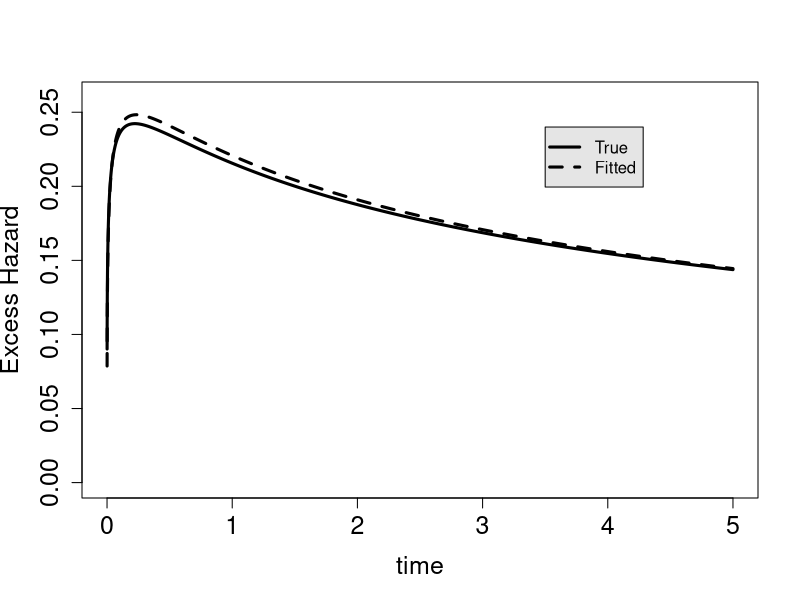
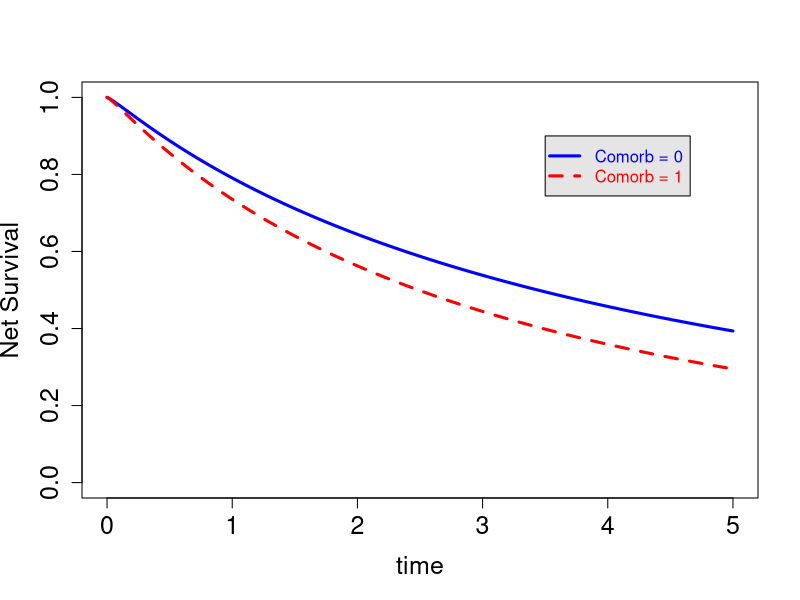

The R source for these figures, in order:
###########################################################################################################################
# R code associated to the paper 
# "On a general structure for hazard-based regression models: an application to population-based cancer research"
# See also: http://rpubs.com/FJRubio/GHPH
#           http://rpubs.com/FJRubio/GHGH
#           http://rpubs.com/FJRubio/EWD
###########################################################################################################################


rm(list=ls())
# library to compile the functions
library(compiler)
enableJIT(3)

library(knitr)

# True values of the parameters
ae <- 1.75; be <- 0.5; ce <- 2.5; beta <- c(0.035,0.2,0.3); rate0 <- 0; betaH = c(0,0,0)
true.par <- c(ae,be,ce,betaH,beta)
true.parc <- c(ae,be,ce,beta)

# read the data (available at: https://sites.google.com/site/fjavierrubio67/dataPH.txt)
mydata <- read.table("dataPH.txt")
colnames(mydata)

# create the variables for the models
x <- as.matrix(mydata[,1:3]) # covariates
sim <- mydata[,4] # survival time
ind.cens <- mydata[,5] # vital status
hp.as <- mydata[,6] # Population (expected) mortality hazard

# Summary of the data
summary(sim) # simulated survival times
apply(x,2,summary)  # covariates
mean(ind.cens) # censoring rate

##############################################################################################################
# Hazard functions
##############################################################################################################

# Weibull Hazard
hw <- function(t,lambda,kappa){
  pdf0 <-  dweibull(t,scale=lambda,shape=kappa)
  cdf0 <- pweibull(t,scale=lambda,shape=kappa)
  return(pdf0/(1-cdf0))
}                                                                                      

# Weibull Cumulative hazard
Hw <- function(t,lambda,kappa){
  cdf <- pweibull(t,scale=lambda,shape=kappa)  
  return(-log(1-cdf))
}

# Exponentiated Weibull Distribution
# Hazard
hexpw <- function(t,lambda,kappa,alpha){
  pdf0 <-  alpha*dweibull(t,scale=lambda,shape=kappa)*pweibull(t,scale=lambda,shape=kappa)^(alpha-1) 
  cdf0 <- pweibull(t,scale=lambda,shape=kappa)^alpha
  cdf0 <- ifelse(cdf0==1,0.9999999,cdf0)
  return(pdf0/(1-cdf0))
}                                                                                      

# Cumulative hazard
Hexpw <- function(t,lambda,kappa,alpha,log.p=FALSE){
  cdf <- pweibull(t,scale=lambda,shape=kappa)^alpha  
  return(-log(1-cdf))
} 


###################################################################################################################
# Estimation
###################################################################################################################
# Implemented using nlminb(), alternatively, use optim()
#--------------------------------------------------------------------------------------------------------
# Proportional Hazards
#--------------------------------------------------------------------------------------------------------

#----------------------------------------------
# log-likelihood: Weibull model
#----------------------------------------------

log.likw1 <- cmpfun(function(par){
  if(anyNA(par)) return(Inf)
  ae0 <- par[1]; be0 <- par[2]; beta0 <- par[3:(3+dim(x)[2]-1)];
  if(par[1]>0 & par[2]>0 ){
    exp.x.beta <- exp(x%*%beta0)
    haz0 <- hp.as + hw(sim,ae0,be0)*exp.x.beta
    val <- - ind.cens*log(haz0) + Hw(sim,ae0,be0)*exp.x.beta
    return(sum(val))
  }
  else return(Inf)
})
# Alternatively use optim(c(ae,be,beta),log.likw1,control=list(maxit=10000))
OPTW1 <- nlminb(c(ae,be,beta),log.likw1,control=list(iter.max=10000))
MLEW1 <- OPTW1$par
AICW1 <- 2*OPTW1$objective + 2*length(MLEW1)

#----------------------------------------------
# log-likelihood: EW Model
#----------------------------------------------
log.likew1 <- cmpfun(function(par){
  if(anyNA(par)) return(Inf)
  ae0 <- par[1]; be0 <- par[2]; ce0 <- par[3]; beta0 <- par[4:(4+dim(x)[2]-1)];
  if(par[1]>0 & par[2]>0 & par[3]>0){
    exp.x.beta <- exp(x%*%beta0)
    haz0 <- hp.as + hexpw(sim,ae0,be0,ce0)*exp.x.beta
    CH0 <- Hexpw(sim,ae0,be0,ce0)*exp.x.beta
    if(anyNA(CH0)) return(Inf)
    if(anyNA(haz0)) return(Inf)
    else  val <- - ind.cens*log(haz0) + CH0
    return(sum(val))
  }
  else return(Inf)
})

OPTEW1 <- nlminb(c(ae,be,ce,beta),log.likew1,control=list(iter.max=10000))
MLEEW1 <- OPTEW1$par
AICEW1 <- 2*OPTEW1$objective + 2*length(MLEEW1)

#--------------------------------------------------------------------------------------------------------
# Accelerated Hazards
#--------------------------------------------------------------------------------------------------------

#----------------------------------------------
# log-likelihood: EW Model
#----------------------------------------------
log.likew2 <- cmpfun(function(par){
  if(anyNA(par)) return(Inf)
  ae0 <- par[1]; be0 <- par[2]; ce0 <- par[3]; beta0 <- par[4:(4+dim(x)[2]-1)];
  if(par[1]>0 & par[2]>0 & par[3]>0){
    exp.x.beta <- exp(x%*%beta0)
    haz0 <- hp.as + hexpw(sim*exp.x.beta,ae0,be0,ce0)
    CH0 <- Hexpw(sim*exp.x.beta,ae0,be0,ce0)/exp.x.beta
    if(anyNA(CH0)) return(Inf)
    if(anyNA(haz0)) return(Inf)
    else  val <- - ind.cens*log(haz0) + CH0
    return(sum(val))
  }
  else return(Inf)
})

OPTEW2 <- nlminb(c(ae,be,ce,beta),log.likew2,control=list(iter.max=10000))
MLEEW2 <- OPTEW2$par
AICEW2 <- 2*OPTEW2$objective + 2*length(MLEEW2)

#--------------------------------------------------------------------------------------------------------
# Accelerated Failure Time
#--------------------------------------------------------------------------------------------------------

#----------------------------------------------
# log-likelihood: EW Model
#----------------------------------------------
log.likew3 <- cmpfun(function(par){
  if(anyNA(par)) return(Inf)
  ae0 <- par[1]; be0 <- par[2]; ce0=par[3]; beta0 <- par[4:(4+dim(x)[2]-1)];
  if(par[1]>0 & par[2]>0 & par[3]>0){
    exp.x.beta <- exp(x%*%beta0)
    haz0 <- hp.as + hexpw(sim*exp.x.beta,ae0,be0,ce0)*exp.x.beta
    CH0 <- Hexpw(sim*exp.x.beta,ae0,be0,ce0)
    if(anyNA(CH0)) return(Inf)
    if(anyNA(haz0)) return(Inf)
    else  val <- - ind.cens*log(haz0) + CH0
    return(sum(val))
  }
  else return(Inf)
})

OPTEW3 <- nlminb(c(ae,be,ce,beta),log.likew3,control=list(iter.max=10000))
MLEEW3 <- OPTEW3$par
AICEW3 <- 2*OPTEW3$objective + 2*length(MLEEW3)

#--------------------------------------------------------------------------------------------------------
# General Model
#--------------------------------------------------------------------------------------------------------

#----------------------------------------------
# log-likelihood: EW Model
#----------------------------------------------
log.likewG <- cmpfun(function(par){
  if(anyNA(par)) return(Inf)
  ae0 <- par[1]; be0 <- par[2]; ce0=par[3]; beta0 <- par[4:(4+dim(x)[2]-1)]; beta1 <- tail(par,n = dim(x)[2]);
  if(par[1]>0 & par[2]>0 & par[3]>0){
    exp.x.beta0 <- exp(x%*%beta0)
    exp.x.beta1 <- exp(x%*%beta1)
    exp.x.dif <- exp(x%*%(beta1-beta0))
    haz0 <- hp.as + hexpw(sim*exp.x.beta0,ae0,be0,ce0)*exp.x.beta1
    CH0 <- Hexpw(sim*exp.x.beta0,ae0,be0,ce0)*exp.x.dif
    if(anyNA(CH0)) return(Inf)
    if(anyNA(haz0)) return(Inf)
    else  val <- - ind.cens*log(haz0) + CH0
    return(sum(val))
  }
  else return(Inf)
})

OPTEWG <- nlminb(c(ae,be,ce,betaH,beta), log.likewG,control=list(iter.max=10000))
MLEEWG <- OPTEWG$par
AICEWG <- 2*OPTEWG$objective + 2*length(MLEEWG)


###################################################################################################################
# Model Comparison
###################################################################################################################

AIC <- c(AICW1,AICEW1,AICEW2,AICEW3,AICEWG)
AIC.min <- which(AIC==min(AIC))
model.names <- c("W-PH","EW-PH","EW-AH","EW-AFT","EW-General")
names(AIC) <- model.names
AIC <- as.matrix(AIC);  colnames(AIC) <- c("AIC")
print(kable(AIC),digits=4)
model.names[order(AIC)]
cat("Best Model based on AIC = ",model.names[AIC.min])

# True parameter values vs MLE of best model
print(kable(cbind(true.parc,MLEEW1),digits=4))



### Derivation of the confidence intervals

###################################################################################################################
# Confidence intervals for best model
###################################################################################################################

# Required package
library(numDeriv)

###########################################################################################
# Function to calculate the normal confidence intervals
# The parameters indicated with "index" are transformed to the real line using log()
###########################################################################################
# FUN   : minus log-likelihood function to be used to calculate the confidence intervals
# MLE   : maximum likelihood estimator of the parameters of interest
# level : confidence level
# index : position of the positive parameters under the original parameterisation

Conf.Int <- function(FUN,MLE,level=0.95,index=NULL){
  sd.int <- abs(qnorm(0.5*(1-level)))
  tempf <- function(par){
    par[index] = exp(par[index])
    return(FUN( par ))
  }
  r.MLE <- MLE
  r.MLE[index] <- log(MLE[index])
  HESS <- hessian(tempf,x=r.MLE)
  Fisher.Info <- solve(HESS)
  Sigma <- sqrt(diag(Fisher.Info))
  U<- r.MLE + sd.int*Sigma
  L<- r.MLE - sd.int*Sigma
  C.I <- cbind(L,U,r.MLE, Sigma)
  names.row <- paste0("par", seq_along(1:length(MLE)))
  names.row[index] <- paste0("log.par", seq_along(index))
  rownames(C.I)<- names.row
  colnames(C.I)<- c("Lower","Upper","Transf MLE", "Std. Error")
  return(C.I)
}

CI <- Conf.Int(log.likew1,MLEEW1,level=0.95,index=c(1,2,3))
print(kable(CI,digits=4))



### Results: Graphical comparisons and Net Survival estimates derived from the selected model


###################################################################################################################
# Fitted hazard vs True hazard
###################################################################################################################


hazard.fit <- Vectorize(function(t)  hexpw(t,MLEEW1[1],MLEEW1[2],MLEEW1[3]))
hazard.true <- Vectorize(function(t)  hexpw(t,ae,be,ce))

curve(hazard.true,0,5,lwd=3,n=10000,xlab="time",ylab="Excess Hazard",cex.axis=1.5,cex.lab=1.5,ylim=c(0,0.26), col="black")
curve(hazard.fit,0,5,lwd=3,n=10000,lty=2,col="black",add=T)
legend(3.5,0.24, c("True","Fitted"),
       text.col = c("black","black"), col = c("black","black"), lty = c(1, 2),lwd=3,
       merge = TRUE, bg = "gray90")


###################################################################################################################
# Fitted Net survival for a single patient with sex = 0, age = 70, Comorbidity = 0, 1 
###################################################################################################################

NS0 <- Vectorize(function(t)  exp(-Hexpw(t,MLEEW1[1],MLEEW1[2],MLEEW1[3])))
NS1 <- Vectorize(function(t)  exp(-Hexpw(t,MLEEW1[1],MLEEW1[2],MLEEW1[3])*exp(MLEEW1[6])))

curve(NS0,0,5,lwd=3,n=10000,xlab="time",ylab="Net Survival",cex.axis=1.5,cex.lab=1.5,ylim=c(0,1), col="blue")
curve(NS1,0,5,lwd=3,n=10000,lty=2,col="red",add=T)
legend(3.5,0.9, c("Comorb = 0","Comorb = 1"),
       text.col = c("blue","red"), col = c("blue","red"), lty = c(1, 2),lwd=3,
       merge = TRUE, bg = "gray90")

########################################################################################################
# Confidence intervals for the net survival based on Bootstrap
########################################################################################################
# Required package
library(mvtnorm)

# t0 : time at what the confidence interval will be calculated
# level : confidence level
# n.boot : number of bootstrap iterations
# x.int : subset of the design matrix associated to the group of interest

# The variance of the normal approximation to the distribution of the MLE
tempf <- function(par){
  par[1:3] = exp(par[1:3])
  return(log.likew1( par ))
}
r.MLE <- MLEEW1
r.MLE[1:3] <- log(MLEEW1[1:3])
HESS <- hessian(tempf,x=r.MLE)
Sigma <- solve(HESS)

# The function 
conf.int.NS <- function(t0,level,n.boot,x.int){
  boot <- vector()
  S.par <- function(par) mean( exp(-Hexpw(t0,par[1],par[2],par[3])*exp(x.int%*%par[-c(1:3)])))
  
  for(i in 1:n.boot) {
    val <- rmvnorm(1,mean = r.MLE, sigma = Sigma)
    val[1:3] <- exp(val[1:3])
    boot[i] <- S.par(val)
  }
  
  L <- quantile(boot,(1-level)*0.5)
  U <- quantile(boot,(1+level)*0.5)
  
  M <- S.par(MLEEW1)
  
  return(c(L,M,U))
}

#-----------------------------------
# Net Survival for the whole Cohort
# at Comorbidity = 0 , 1 
# at years 1, 2, 3, 4, 4.9
#-----------------------------------

# times
times <- c(1,2,3,4,4.9)

CIS0 <- CIS1 <- matrix(0, ncol = 4, nrow = length(times))

for(k in 1:length(times)) CIS0[k,] <- c(times[k],conf.int.NS(times[k],0.95,10000,x[which(x[,3]==0),]))
for(k in 1:length(times)) CIS1[k,] <- c(times[k],conf.int.NS(times[k],0.95,10000,x[which(x[,3]==1),]))

colnames(CIS0) <- cbind("year","lower","net_survival","upper")
print(kable(CIS0,digits=4))

colnames(CIS1) <- cbind("year","lower","net_survival","upper")
print(kable(CIS1,digits=4))

#--------------------------------------------
# Net Survival for an age group: 60 - 70
# at Comorbidity = 0 , 1 
# sex = 1
#--------------------------------------------

CISA0 <- CISA1 <- matrix(0, ncol = 4, nrow = length(times))

for(k in 1:length(times)) CISA0[k,] <- c(times[k],conf.int.NS(times[k],0.95,10000,x[which(x[,3]==0 & x[,1]>=-10 & x[,1]<=0 & x[,2]==1),]))
for(k in 1:length(times)) CISA1[k,] <- c(times[k],conf.int.NS(times[k],0.95,10000,x[which(x[,3]==1 & x[,1]>=-10 & x[,1]<=0 & x[,2]==1),]))

colnames(CISA0) <- cbind("year","lower","net_survival","upper")
print(kable(CISA0,digits=4))

colnames(CISA1) <- cbind("year","lower","net_survival","upper")
print(kable(CISA1,digits=4))
